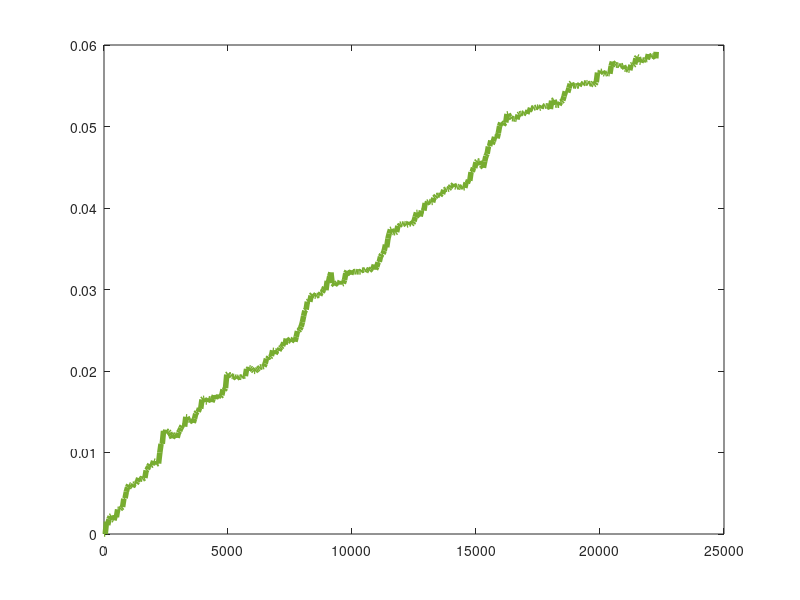
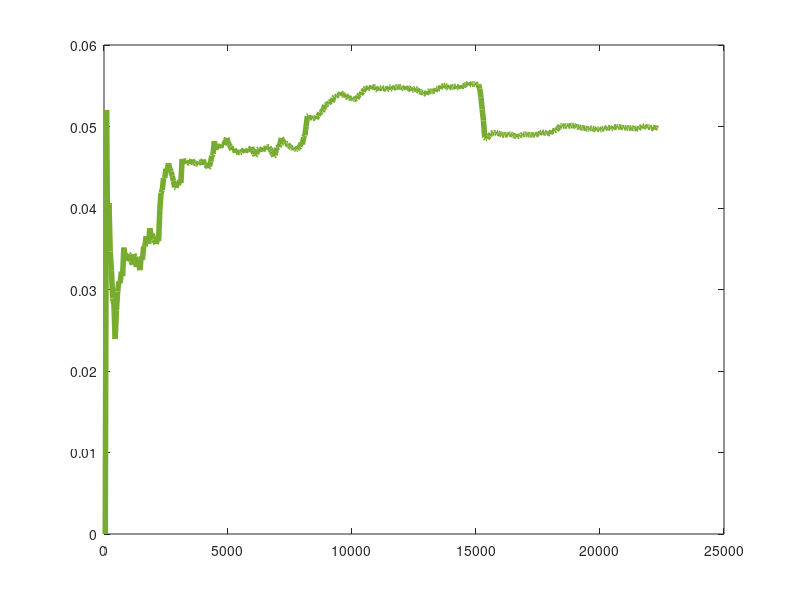

Source code (MATLAB) for these figures, in order: (Note: this script raises an error after producing the figures.)
% Interpolate between the 2 snapshots from the college message datafile.
% Extrapolate to the 2nd snapshot from the college message datafile
% using the uniform attachment model, preferential attachment model, and 
% the triangle closing model.
% Plot mean and global clustering coefficients of real data, 
% two interpolations with different rate parameters, and extrapolations.
% Save the figure with the mean clustering coefficients as 
% 'collegemsgac.fig' and 'collegemsgac.eps'.
% Save the figure with the global clustering coefficients as 
% 'collegemsggc.fig' and 'collegemsggc.eps'.
% Save the experiment data in 'collegemsganalysis.mat.'
%
% Dependencies: collegemsgsnaps.mat, dgm.m, avgClusteringCoefficient.m

% cell array of adjacency matrix snapshots
load('collegemsgsnaps.mat','snaps','acreal','ccreal','gcreal','period','numTimes')
numNodes = size(snaps{2},1);

% Real data
xreal = 0:period:numTimes;
if mod(numTimes,period) ~= 0
    xreal = [xreal numTimes];
end
fac = figure;
plot(xreal,acreal,'Color',[0.4660    0.6740    0.1880],'LineWidth',4)
hold on

fgc = figure;
plot(xreal,gcreal,'Color',[0.4660    0.6740    0.1880],'LineWidth',4)
hold on
disp('Real data done')

% Interpolation
dtarget = 0;  % target edit distance
slowness = 1;  % rate of approach to the target edit distance (higher values are slower)
dtrigger = 0;  % graph distance to the background graph that stops the dynamic graph model
period = 100;  % sampling period (higher values require less storage)
[aci1,cci1,gci1,stepsi1] = dgm(snaps{2},snaps{1},dtarget,...
        slowness,dtrigger,period);
disp('Interpolation 1 done')

dtarget = 0;  % target edit distance
slowness = 1900;  % rate of approach to the target edit distance (higher values are slower)
dtrigger = 0;  % graph distance to the background graph that stops the dynamic graph model
period = 100;  % sampling period (higher values require less storage)
[aci2,cci2,gci2,stepsi2] = dgm(snaps{2},snaps{1},dtarget,...
        slowness,dtrigger,period);
disp('Interpolation 2 done')

% Extrapolation
% UNIFORM ATTACHMENT MODEL
m = 3; % number of nodes that each new node connects to
A = snaps{1};

% Start with a clique on m vertices.
A(1:m,1:m) = ~eye(m);
acu = zeros(1,ceil((numNodes-m)/period)+1);
ccu = zeros(numNodes,ceil((numNodes-m)/period)+1);
gcu = zeros(1,ceil((numNodes-m)/period)+1);
[acu(1),ccu(:,1),gcu(1)] = avgClusteringCoefficient(A);

for i = 1:numNodes-m
    % Each new node connects to m uniformly random nodes.
    randnodes = randsample(1:i+m-1,m);
    A(i+m,randnodes) = 1;
    A(randnodes,i+m) = 1;
    if mod(i,period) == 0
        %disp(i)
        [acu(i/period+1),ccu(:,i/period+1),gcu(i/period+1)] = avgClusteringCoefficient(A);
    end
end
if mod(numNodes-m,period) ~= 0
    [acu(end),ccu(:,end),gcu(end)] = avgClusteringCoefficient(A);
end

xu = 0:period:numNodes-m;
if mod(numNodes-m,period) ~= 0
    xu = [xu numNodes-m];
end

%disp(['Uniform: ' num2str(nnz(A)/2) ' edges'])

% PREFERENTIAL ATTACHMENT MODEL
m = 3; % number of nodes that each new node connects to
A = snaps{1};

% Start with a clique on m vertices.
A(1:m,1:m) = ~eye(m);
acp = zeros(1,ceil((numNodes-m)/period)+1);
ccp = zeros(numNodes,ceil((numNodes-m)/period)+1);
gcp = zeros(1,ceil((numNodes-m)/period)+1);
[acp(1),ccp(:,1),gcp(1)] = avgClusteringCoefficient(A);

for i = 1:numNodes-m
    % Each new node connects to (approximately) m random nodes weighted by degree.
    w = sum(A(1:i+m-1,1:i+m-1));
    randnodes = randsample(1:i+m-1,m,true,w);
    A(i+m,randnodes) = 1;
    A(randnodes,i+m) = 1;
    if mod(i,period) == 0
        %disp(i)
        [acp(i/period+1),ccp(:,i/period+1),gcp(i/period+1)] = avgClusteringCoefficient(A);
    end
end
if mod(numNodes-m,period) ~= 0
    [acp(end),ccp(:,end),gcp(end)] = avgClusteringCoefficient(A);
end

xp = 0:period:numNodes-m;
if mod(numNodes-m,period) ~= 0
    xp = [xp numNodes-m];
end

%disp(['Preferential: ' num2str(nnz(A)/2) ' edges'])

% TRIANGLE CLOSING MODEL
mr = 5;  % number of nodes chosen as parent nodes
pr = 0.5;  % probability of each connection to parent
mn = 1;  % number of nodes chosen from parents' neighbors
pn = 0.5;  % probability of each connection to parents' neighbor (usually the same as pr)

A = snaps{1};

% Start with a clique on mr+mn+1 vertices.
minit = mr+mn+1;
A(1:minit,1:minit) = ~eye(minit);
act = zeros(1,ceil((numNodes-minit)/period)+1);
cct = zeros(numNodes,ceil((numNodes-minit)/period)+1);
gct = zeros(1,ceil((numNodes-minit)/period)+1);
[act(1),cct(:,1),gct(1)] = avgClusteringCoefficient(A);

for i = 1:numNodes-minit
    % Pick mr nodes uniformly at random (without replacement).
    parents = randsample(1:i+minit-1,mr);
    % Connect to each node independently with probability pr.
    for j = 1:mr
        prob = (rand < pr);
        if prob
            A(i+minit,parents(j)) = 1;
            A(parents(j),i+minit) = 1;
        end
    end
    % Pick mn nodes uniformly at random (without replacement) from the
    % parents' neighborhoods.
    parentsneighbors = any(A(parents,:));
    parentsneighbors(parents) = 0;
    parentsneighbors(i+minit) = 0;
    [~,~,parentsneighbors] = find(parentsneighbors);
    k = min(length(parentsneighbors),mn);
    parentsneighbors = randsample(parentsneighbors,k);
    % Connect to each node independently with probability pn.
    for j = 1:k
        prob = (rand < pn);
        if prob
            A(i+minit,parentsneighbors(j)) = 1;
            A(parentsneighbors(j),i+minit) = 1;
        end
    end
    
    if mod(i,period) == 0
        %disp(i)
        [act(i/period+1),cct(:,i/period+1),gct(i/period+1)] = avgClusteringCoefficient(A);
    end
end
if mod(numNodes-minit,period) ~= 0
    [act(end),cct(:,end),gct(end)] = avgClusteringCoefficient(A);
end

xt = 0:period:numNodes-minit;
if mod(numNodes-minit,period) ~= 0
    xt = [xt numNodes-minit];
end

%disp(['Triangle closing: ' num2str(nnz(A)/2) ' edges'])

% SAVE
save('collegemsganalysis.mat','stepsi1','aci1','cci1','gci1',...
    'stepsi2','aci2','cci2','gci2',...
    'acu','ccu','gcu',...
    'acp','ccp','gcp',...
    'act','cct','gct',...
    'period','numTimes')

% PLOT
figure(fac)
plot(stepsi1,aci1,'Color',[0    0.7500    0.7500],'LineWidth',2)
plot(stepsi2,aci2,'color',[0    0.4470    0.7410],'LineWidth',2)
plot(xu,acu,'--','Color',[0.8500    0.3250    0.0980],'LineWidth',2)
plot(xp,acp,'--','Color',[0.9290    0.6940    0.1250],'LineWidth',2)
plot(xt,act,'--','Color',[0.4940    0.1840    0.5560],'LineWidth',2)
line([0 2.5e4],[acreal(end),acreal(end)],'Color','k','LineWidth',1)
ylim([0 0.12])
title('College messages')
xlabel('Steps')
ylabel('Mean clustering coefficient')
legend({'Real data','Interpolation (s = 1)','Interpolation (s = 1900)',...
    'Extrapolation (uniform)','Extrapolation (preferential)',...
    'Extrapolation (triangle closing)'},...
    'Location','best')
set(gca,'fontsize',20)
saveas(gcf,'collegemsgac.eps','epsc')
saveas(gcf,'collegemsgac.fig')

figure(fgc)
plot(stepsi1,gci1,'Color',[0    0.7500    0.7500],'LineWidth',2)
plot(stepsi2,gci2,'color',[0    0.4470    0.7410],'LineWidth',2)
plot(xu,gcu,'--','Color',[0.8500    0.3250    0.0980],'LineWidth',2)
plot(xp,gcp,'--','Color',[0.9290    0.6940    0.1250],'LineWidth',2)
plot(xt,gct,'--','Color',[0.4940    0.1840    0.5560],'LineWidth',2)
line([0 2.5e4],[gcreal(end),gcreal(end)],'Color','k','LineWidth',1)
ylim([0 0.12])
title('College messages')
xlabel('Steps')
ylabel('Global clustering coefficient')
legend({'Real data','Interpolation (s = 1)','Interpolation (s = 1900)',...
    'Extrapolation (uniform)','Extrapolation (preferential)',...
    'Extrapolation (triangle closing)'},...
    'Location','best')
set(gca,'fontsize',20)
saveas(gcf,'collegemsggc.eps','epsc')
saveas(gcf,'collegemsggc.fig')